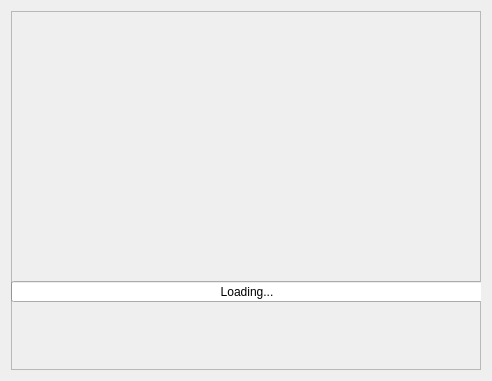
<?xml version="1.0" encoding="UTF-8"?>
<ui version="4.0">
 <class>LoadingWindow</class>
 <widget class="QSplashScreen" name="LoadingWindow">
  <property name="geometry">
   <rect>
    <x>0</x>
    <y>0</y>
    <width>492</width>
    <height>381</height>
   </rect>
  </property>
  <property name="windowTitle">
   <string>LoadingWindow</string>
  </property>
  <layout class="QGridLayout" name="verticalLayout">
   <item row="0" column="0">
    <layout class="QVBoxLayout" name="verticalLayout_5">
     <item>
      <widget class="QFrame" name="frame">
       <property name="frameShape">
        <enum>QFrame::StyledPanel</enum>
       </property>
       <property name="frameShadow">
        <enum>QFrame::Raised</enum>
       </property>
       <widget class="QProgressBar" name="progressBar">
        <property name="geometry">
         <rect>
          <x>0</x>
          <y>270</y>
          <width>472</width>
          <height>21</height>
         </rect>
        </property>
        <property name="value">
         <number>0</number>
        </property>
        <property name="textVisible">
         <bool>false</bool>
        </property>
        <property name="format">
         <string>%p%</string>
        </property>
       </widget>
       <widget class="QLabel" name="loadingLabel">
        <property name="geometry">
         <rect>
          <x>0</x>
          <y>270</y>
          <width>472</width>
          <height>21</height>
         </rect>
        </property>
        <property name="text">
         <string>Loading...</string>
        </property>
        <property name="alignment">
         <set>Qt::AlignCenter</set>
        </property>
       </widget>
      </widget>
     </item>
    </layout>
   </item>
  </layout>
 </widget>
 <layoutdefault spacing="6" margin="11"/>
 <customwidgets>
  <customwidget>
   <class>QSplashScreen</class>
   <extends>QWidget</extends>
   <header>qsplashscreen.h</header>
   <container>1</container>
  </customwidget>
 </customwidgets>
 <resources/>
 <connections/>
</ui>
